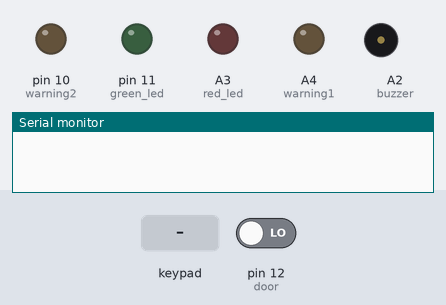
This sketch was run on a simulated Arduino Uno, built with avr-gcc and run on an emulated ATmega328P. On the bench: output pins drawn as LEDs (lit = HIGH), buzzer (waves = sounding, pin HIGH), the last lines printed to the serial monitor. The inputs (shaded band) are chosen by the test bench; at power-on: pin 12 (door) LOW.

Above: at 1.2 s.
1.3 s: key '*' pressed
At 2.5 s:
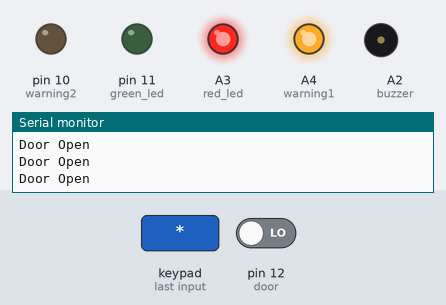
2.8 s: keypad keys 1 2 3 4 pressed 0.4 s apart
At 3.03 s:
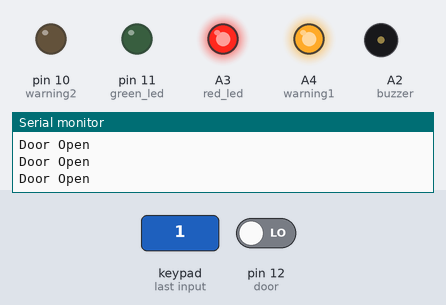
5.9 s: pin 12 (door) driven HIGH
At 7.1 s:
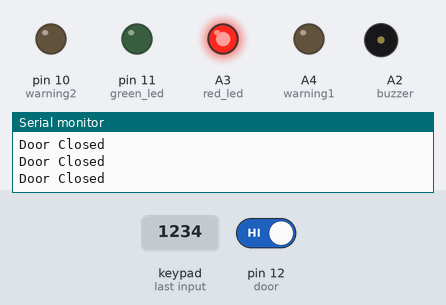
7.4 s: keypad keys 1 2 3 4 * pressed 0.4 s apart
At 8.03 s:
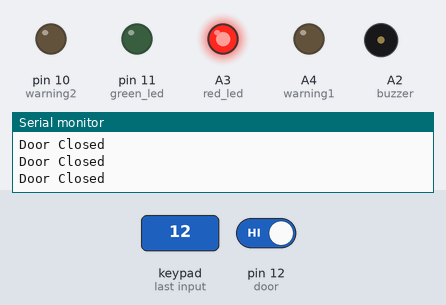
10.9 s: key '1' pressed
At 12.0 s:
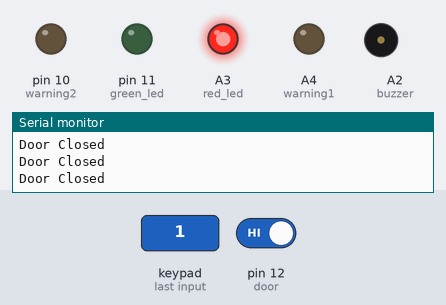
13.9 s: pin 12 (door) driven LOW
At 14.5 s:
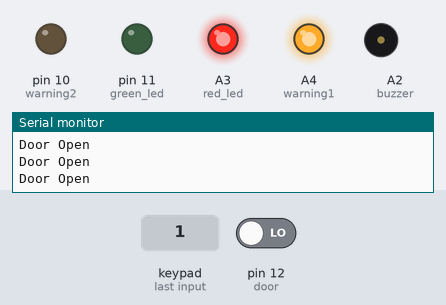
Timing chart, 0 to 16.4 s (numbered marks = the images above; inputs shaded):
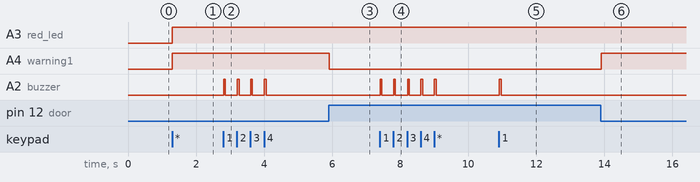

The sketch:

arduino_2_code_pass_code.ino
```cpp
/*
 * this code is uploaded to the second arduino which controlls the security part of this project
 * This code utilizes 4X3 keypad and SPDT momentary action switch
 * When system is armed and switch is open meaning INPUT is low to arduino warning is issued
 * For warning pupose arduino sends high signal to arduino 1 which in turn sends a signal to warning arduino or arduino-3
 * to issue warning
 */

#include <Keypad.h>  /*Included Keypad library*/
#include <string.h>
const byte ROWS = 4; /*Define Keypad Rows*/
const byte COLS = 3; /*Define Keypad Columns*/
char Keys[ROWS][COLS] = {
  {'1','2','3'},
  {'4','5','6'},
  {'7','8','9'},
  {'*','0','#'},
};
int green_led = 11;
int red_led = A3;
int buzzer = A2;
byte rowPins[ROWS] = {2,3,4,5};  /*Initialized Arduino Pins for Rows*/
byte colPins[COLS] = {6,7,8};     /*Initialized Arduino Pins for Columns*/
Keypad myKeypad = Keypad(makeKeymap(Keys), rowPins, colPins, ROWS, COLS); /*Function for Keypad*/
char pass_in[4]; //input string variable
int Y = 0;
int count = 0;  //changes array position to next position to store next character
int intrusion_count = 0; //counts passcode input attempt
char pass[6] = "1234";
int door = 12;
int warning1 = A4;
int check = 0;
int warning2 = 10;
void setup(){
  pinMode(green_led, OUTPUT);
  pinMode(red_led, OUTPUT);
  pinMode(door, INPUT);
  pinMode(warning1, OUTPUT);
  pinMode(warning2, OUTPUT);
  pinMode(buzzer, OUTPUT);
  Serial.begin(9600);/*Baud Rate for Serial Communication*/
}
void loop(){
  /*Take input from Keypad*/
  char Key = myKeypad.getKey();
  if(Key == '*'){ // Arms the Security System
       digitalWrite(green_led, LOW);
       Y = 1;
      }
   else{
      while (Y == 1){
        doors();
        digitalWrite(red_led, HIGH);
        char Key = myKeypad.getKey();
        if (intrusion_count < 3){
          digitalWrite(red_led, HIGH);
        }
        if (Key != '#'){ //FInishes Taking input when # is pressed
          if (Key){
            pass_in[count] = Key;
            Serial.println(Key);
            count++;
            digitalWrite(buzzer, HIGH);
            delay(50);
            digitalWrite(buzzer, LOW);
          }
        }
        else{ //Adds '\0' to signify string end after passcode input ends
          pass_in[count] = '\0';
          Serial.println(pass_in);
          Serial.println(pass);
          count = 0;
          Y = 0;
          check = 1;
          }
      }
   }
   if(check == 1){ // CHecks Whether Passcode is correct of not
      if(strcmp(pass, pass_in) == 0){ // Correct...system disarm
          digitalWrite(green_led, HIGH);
          digitalWrite(red_led, LOW);
          digitalWrite(warning1, LOW);
          intrusion_count = 0;
          Serial.println(strcmp(pass, pass_in));
          check = 0;
          digitalWrite(warning2, LOW);
        }
      else{ // incorrect but less than threshold
        intrusion_count++;
        digitalWrite(green_led, LOW);
        if (intrusion_count < 3){
          digitalWrite(warning2, LOW);
        }
        else{ // more than threshold...start warning
          digitalWrite(warning2, HIGH);
          }
        check = 0;
        }
   }
}


void doors()
{
  if(digitalRead(door) == LOW){ // System armed and door closed
      digitalWrite(warning1, HIGH);
      Serial.println("Door Open");
    }
    else if(digitalRead(door) == HIGH){ // System armed and door open...warning
      digitalWrite(warning1, LOW);
      Serial.println("Door Closed");
      }
}
```

Measured:
- after the input at 1.3 s, A3 (red_led), A4 (warning1): LOW → HIGH at once
- after the input at 2.8 s, A2 (buzzer): alternates HIGH for 0.05 s and LOW for 0.35 s, 8 changes in all, then stays LOW, starting at once
- after the input at 5.9 s, A4 (warning1): HIGH → LOW at once
- after the input at 7.4 s, A2 (buzzer): alternates HIGH for 0.05 s and LOW for 0.35 s, 10 changes in all, then stays LOW, starting at once
- after the input at 10.9 s, A2 (buzzer): LOW → HIGH at once, → LOW 0.05 s later
- after the input at 13.9 s, A4 (warning1): LOW → HIGH at once
